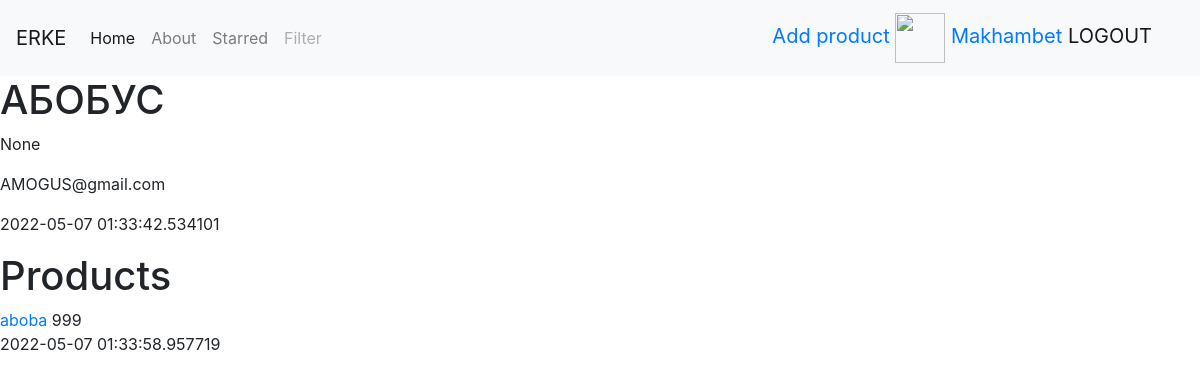
The app's page /user/1 (signed in), older data.
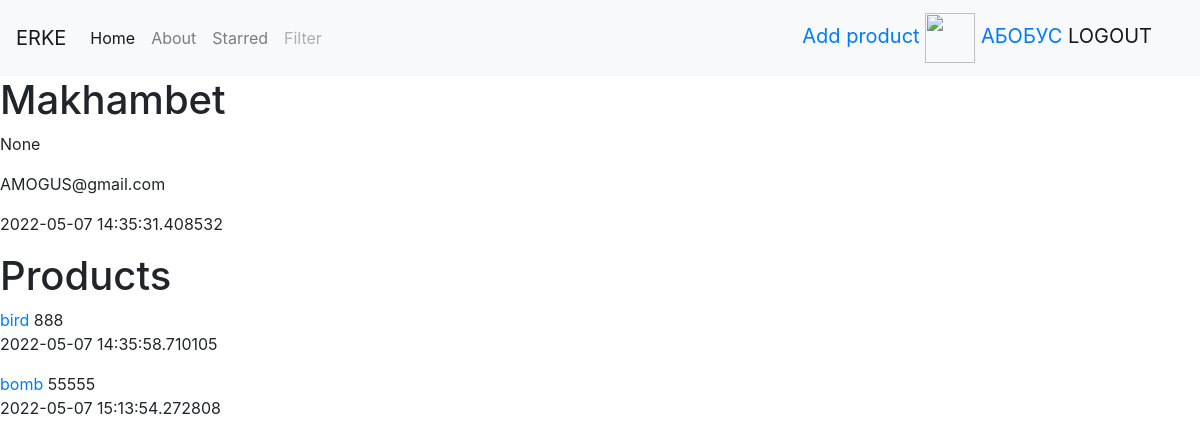
The same page, newer data.
### data/users.py (models this page shows, shortened)
class User(SqlAlchemyBase, UserMixin, SerializerMixin):
    __tablename__ = 'users'
    id = sqlalchemy.Column(sqlalchemy.Integer,
                           primary_key=True, autoincrement=True)
    name = sqlalchemy.Column(sqlalchemy.String, nullable=True)
    about = sqlalchemy.Column(sqlalchemy.String, nullable=True)
    email = sqlalchemy.Column(sqlalchemy.String,
                              index=True, unique=True, nullable=True)
    hashed_password = sqlalchemy.Column(sqlalchemy.String, nullable=True)
    avatar_name = sqlalchemy.Column(sqlalchemy.String, default=None)
    created_date = sqlalchemy.Column(sqlalchemy.DateTime,
                                     default=datetime.datetime.now)
    starred = set()
    products = orm.relation("Product", back_populates='user')

### data/products.py (models this page shows)
class Product(SqlAlchemyBase, UserMixin, SerializerMixin):
    __tablename__ = 'products'
    id = sqlalchemy.Column(sqlalchemy.Integer,
                           primary_key=True, autoincrement=True)
    name = sqlalchemy.Column(sqlalchemy.String, nullable=True)
    about = sqlalchemy.Column(sqlalchemy.String, nullable=True)
    user_id = sqlalchemy.Column(sqlalchemy.Integer, sqlalchemy.ForeignKey('users.id'))
    price = sqlalchemy.Column(sqlalchemy.Integer)
    avatar_name = sqlalchemy.Column(sqlalchemy.String, default=None)
    date = sqlalchemy.Column(sqlalchemy.DateTime, default=datetime.datetime.now)
    likes = sqlalchemy.Column(sqlalchemy.Integer, default=0)
    is_private = sqlalchemy.Column(sqlalchemy.Boolean, default=False)
    starred = set()
    user = orm.relation("User")
    categories = orm.relation("Category",
                              secondary="association",
                              backref="products")

### main.py (the view)
@app.route('/user/<int:user_id>')  # Вывод профиля пользователя
def get_user(user_id):
    session = db_session.create_session()
    user = session.query(User).get(user_id)
    if current_user != user:
        user_products = session.query(Product).filter(Product.is_private == False, Product.user == user)
    else:
        user_products = user.products
    return render_template('user.html', current_user=current_user, user=user, products=user_products)

### data/db_session.py (called while the page is built)
def create_session() -> Session:
    global __factory
    return __factory()

### main.py (called while the page is built)
@login_manager.user_loader
def load_user(user_id):
    db_sess = db_session.create_session()
    return db_sess.query(User).get(user_id)

### templates/user.html
{% extends "base.html" %}
{% block content %}
<h1>{{ user.name }}</h1>
<p>{{ user.about }}</p>
<p>{{ user.email }}</p>
<p>{{ user.created_date }}</p>
<h1>Products</h1>
{% for i in products %}
<a href="/product/{{ i.id }}">{{ i.name }}</a>
<a>{{ i.price }}</a>
<p>{{ i.date }}</p>
{% endfor %}
{% endblock %}

### templates/base.html (shortened to what this page needs)
<!DOCTYPE html>
<html lang="en">
<head>
    <link rel="stylesheet" href="https://maxcdn.bootstrapcdn.com/bootstrap/4.0.0/css/bootstrap.min.css">
    <link rel="stylesheet" href="/static/pages/base.css">
</head>
<body>
<nav class="navbar navbar-expand-lg navbar-light bg-light">
  <a class="navbar-brand" href="/">ERKE</a>
  <div class="collapse navbar-collapse" id="navbarNav">
    <ul class="navbar-nav">
      <li class="nav-item active">
        <a class="nav-link" href="/1">Home <span class="sr-only">(current)</span></a>
      </li>
      <li class="nav-item">
        <a class="nav-link" href="/2">About</a>
      </li>
      <li class="nav-item">
        <a class="nav-link" href="/3">Starred</a>
      </li>
      <li class="nav-item">
        <a class="nav-link disabled" href="/4">Filter</a>
      </li>
    </ul>
  </div>
    {% if current_user.is_authenticated %}
<div style="right: 0px;" class="navbar-brand">
    <a href="/add_product">Add product</a>
    <a href="/profile"><img width="50px" height="50px"
                            {% if current_user.avatar_name != None %}
                            src="/static/images/users/{{ current_user.id }}/{{ current_user.avatar_name }}"
                            {% else %}
                            src="https://avatars.mds.yandex.net/get-pdb/1996600/d1725ec1-41d3-4b2c-ab24-91ec603557bf/s375"
                            {% endif %}</a>
    <a style="" href="/profile">{{ current_user.name }}</a>
    <a style="right: 150px;" class="navbar-brand" href="/logout">LOGOUT</a>
</div>
    {% else %}
<p style="right: 0px;">
    <a class="btn btn-primary " href="/register">Зарегистрироваться</a>
    <a class="btn btn-success" href="/login">Войти</a>
</p>
    {% endif %}
</nav>
{% block content %}{% endblock %}
</body>
</html>

Row changes from the older to the newer data that the page shows:
removed Product: name "aboba", price "999", date "2022-05-07 01:33:58.957719"
changed User: name "Makhambet" → "АБОБУС"
changed User "None": name "АБОБУС" → "Makhambet"; created_date "2022-05-07 01:33:42.534101" → "2022-05-07 14:35:31.408532"
added Product: name "bird", price "888", date "2022-05-07 14:35:58.710105"
added Product: name "bomb", price "55555", date "2022-05-07 15:13:54.272808"
